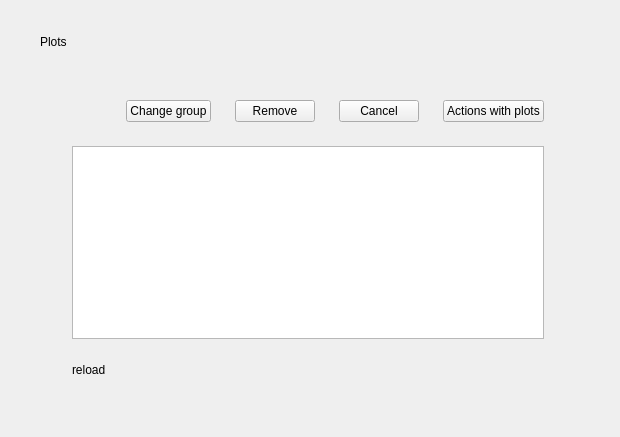
<?xml version="1.0" encoding="UTF-8"?>
<ui version="4.0">
 <class>ViewPageIdentificationPlotList</class>
 <widget class="QWidget" name="ViewPageIdentificationPlotList">
  <property name="geometry">
   <rect>
    <x>0</x>
    <y>0</y>
    <width>620</width>
    <height>437</height>
   </rect>
  </property>
  <property name="windowTitle">
   <string>Form</string>
  </property>
  <layout class="QVBoxLayout" name="verticalLayout">
   <property name="spacing">
    <number>0</number>
   </property>
   <property name="leftMargin">
    <number>0</number>
   </property>
   <property name="topMargin">
    <number>0</number>
   </property>
   <property name="rightMargin">
    <number>0</number>
   </property>
   <property name="bottomMargin">
    <number>0</number>
   </property>
   <item>
    <widget class="QStackedWidget" name="stackedWidget">
     <property name="currentIndex">
      <number>0</number>
     </property>
     <widget class="QWidget" name="tablePage">
      <layout class="QVBoxLayout" name="verticalLayout_3">
       <property name="spacing">
        <number>24</number>
       </property>
       <property name="leftMargin">
        <number>40</number>
       </property>
       <property name="topMargin">
        <number>32</number>
       </property>
       <property name="rightMargin">
        <number>44</number>
       </property>
       <property name="bottomMargin">
        <number>36</number>
       </property>
       <item>
        <layout class="QHBoxLayout" name="horizontalLayout">
         <item>
          <widget class="QLabel" name="titleLabel">
           <property name="text">
            <string>Plots</string>
           </property>
          </widget>
         </item>
         <item>
          <spacer name="horizontalSpacer">
           <property name="orientation">
            <enum>Qt::Horizontal</enum>
           </property>
           <property name="sizeHint" stdset="0">
            <size>
             <width>40</width>
             <height>20</height>
            </size>
           </property>
          </spacer>
         </item>
        </layout>
       </item>
       <item>
        <widget class="QWidget" name="mainWidget" native="true">
         <layout class="QVBoxLayout" name="verticalLayout_5">
          <property name="spacing">
           <number>24</number>
          </property>
          <property name="leftMargin">
           <number>32</number>
          </property>
          <property name="topMargin">
           <number>24</number>
          </property>
          <property name="rightMargin">
           <number>32</number>
          </property>
          <property name="bottomMargin">
           <number>24</number>
          </property>
          <item>
           <layout class="QHBoxLayout" name="horizontalLayout_2">
            <item>
             <spacer name="horizontalSpacer_2">
              <property name="orientation">
               <enum>Qt::Horizontal</enum>
              </property>
              <property name="sizeHint" stdset="0">
               <size>
                <width>40</width>
                <height>20</height>
               </size>
              </property>
             </spacer>
            </item>
            <item>
             <widget class="QPushButton" name="changeGroupButton">
              <property name="text">
               <string>Change group</string>
              </property>
             </widget>
            </item>
            <item>
             <widget class="QPushButton" name="removeButton">
              <property name="text">
               <string>Remove</string>
              </property>
             </widget>
            </item>
            <item>
             <widget class="QPushButton" name="cancelButton">
              <property name="text">
               <string>Cancel</string>
              </property>
             </widget>
            </item>
            <item>
             <widget class="QPushButton" name="actionsButton">
              <property name="text">
               <string>Actions with plots</string>
              </property>
             </widget>
            </item>
           </layout>
          </item>
          <item>
           <layout class="QVBoxLayout" name="verticalLayout_2">
            <item>
             <widget class="QTreeView" name="treeView"/>
            </item>
            <item>
             <widget class="QLabel" name="reloadLabel">
              <property name="text">
               <string>reload</string>
              </property>
             </widget>
            </item>
           </layout>
          </item>
         </layout>
        </widget>
       </item>
      </layout>
     </widget>
     <widget class="QWidget" name="plotListPage">
      <layout class="QVBoxLayout" name="verticalLayout_4">
       <property name="leftMargin">
        <number>0</number>
       </property>
       <property name="topMargin">
        <number>0</number>
       </property>
       <property name="rightMargin">
        <number>0</number>
       </property>
       <property name="bottomMargin">
        <number>0</number>
       </property>
       <item>
        <widget class="IdentificationPlotListWidget" name="plotListWidget" native="true"/>
       </item>
      </layout>
     </widget>
    </widget>
   </item>
  </layout>
 </widget>
 <customwidgets>
  <customwidget>
   <class>IdentificationPlotListWidget</class>
   <extends>QWidget</extends>
   <header location="global">ui/widgets/identification_plot_list_widget.h</header>
   <container>1</container>
  </customwidget>
 </customwidgets>
 <resources/>
 <connections/>
</ui>
